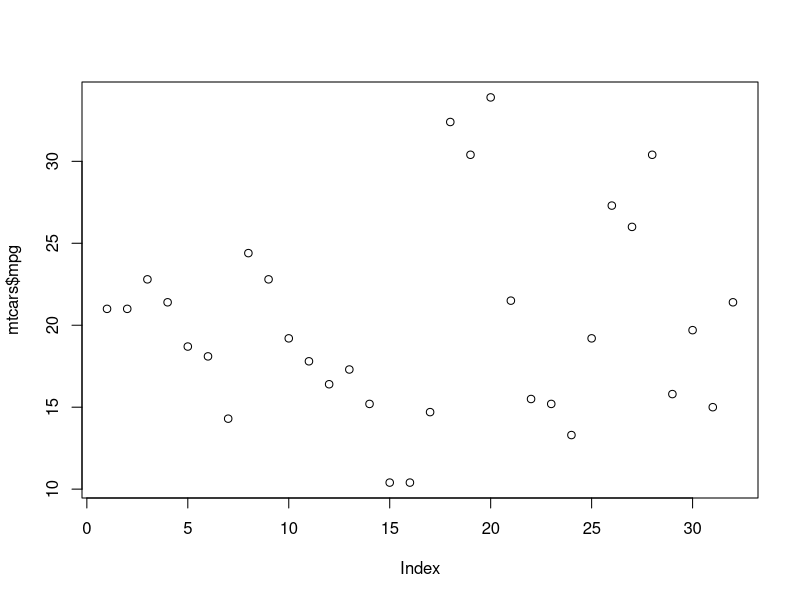
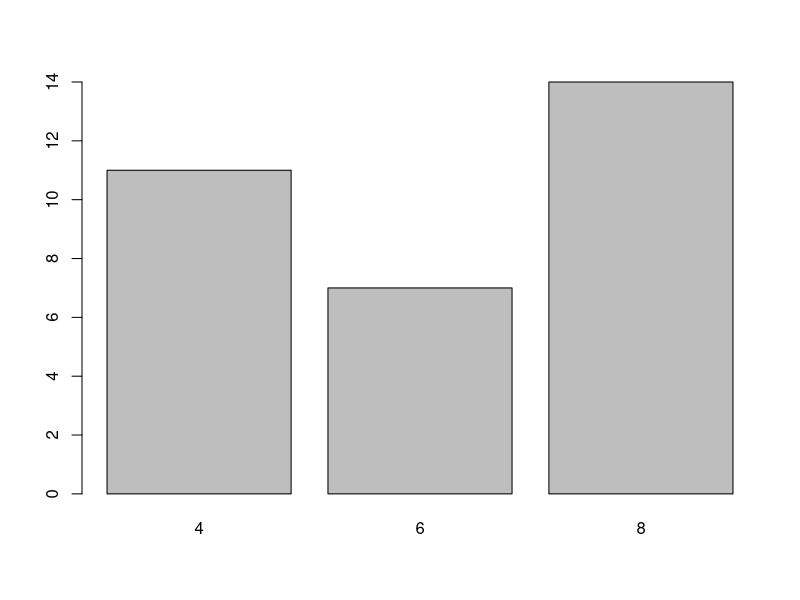
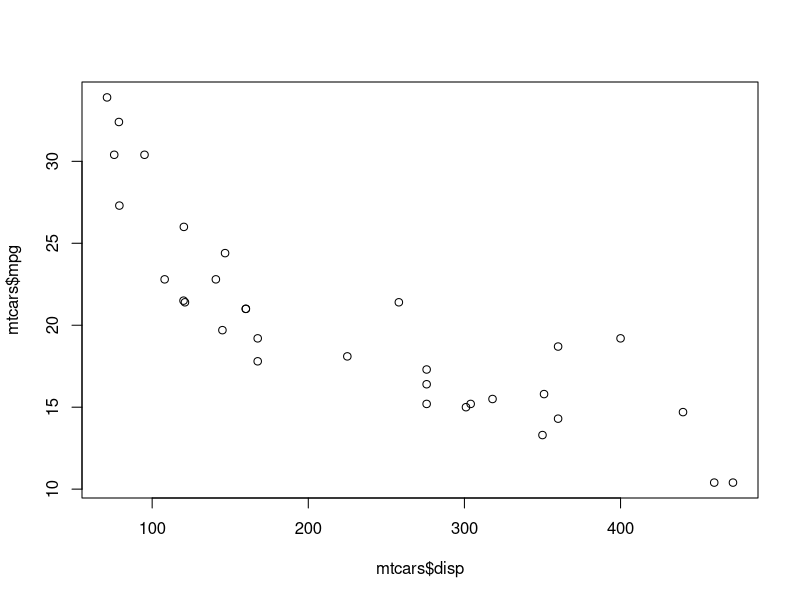
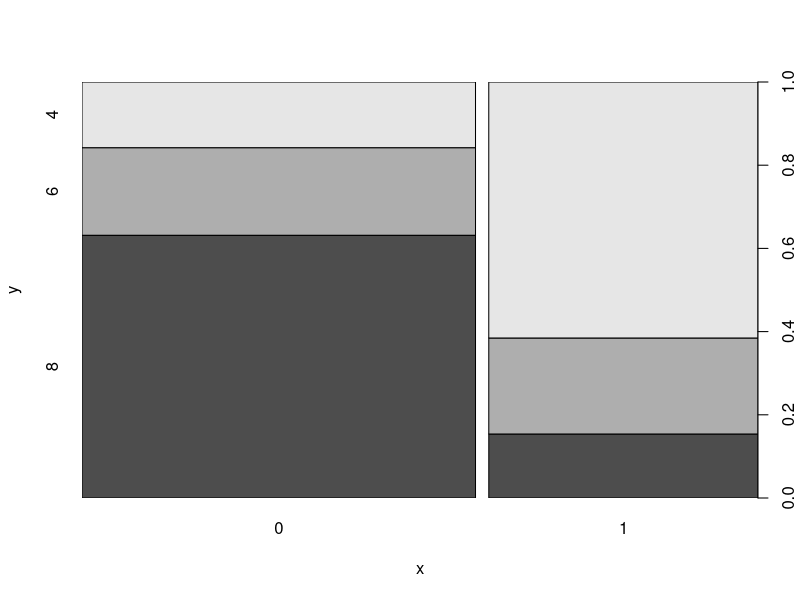
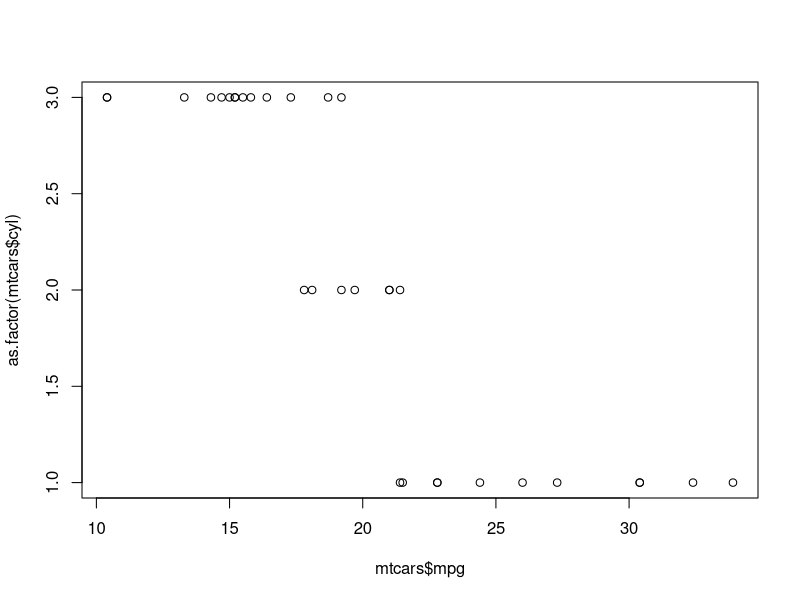
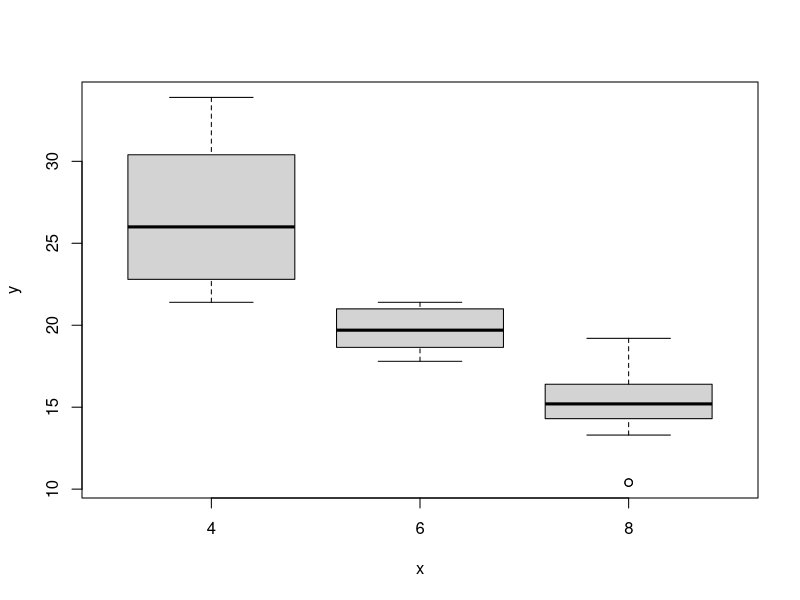

Write R code to recreate these figures, in order.
## ---- chunk 1
head(mtcars)
## ---- chunk 2
str(mtcars)
## ---- chunk 3
plot(mtcars$mpg)
## ---- chunk 4
plot(as.factor(mtcars$cyl))
## ---- chunk 5
plot(mtcars$disp, mtcars$mpg)
## ---- chunk 6
plot(as.factor(mtcars$am), as.factor(mtcars$cyl))
## ---- chunk 7
plot(mtcars$mpg, as.factor(mtcars$cyl))
## ---- chunk 8
plot(as.factor(mtcars$cyl), mtcars$mpg)
